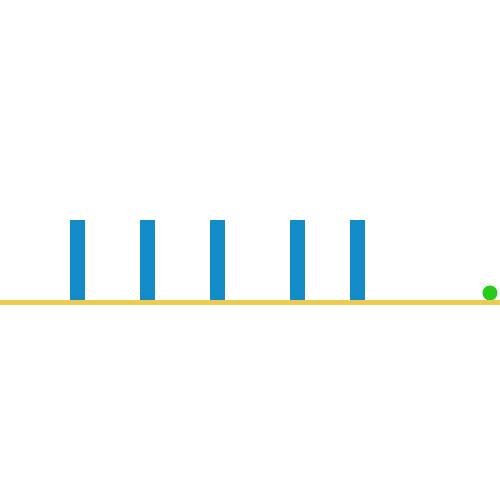
Frame 1 (no input)
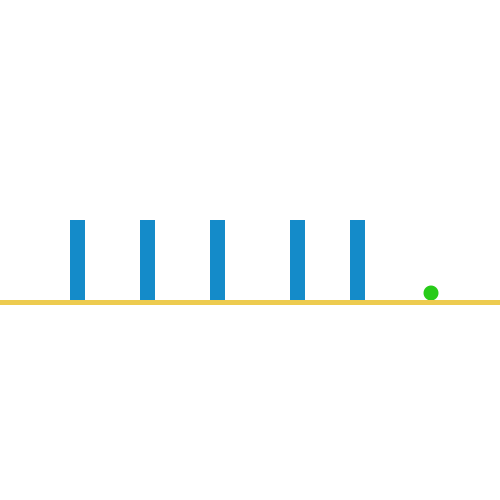
Frame 60 (the mouse pressed at the canvas centre just before this capture)
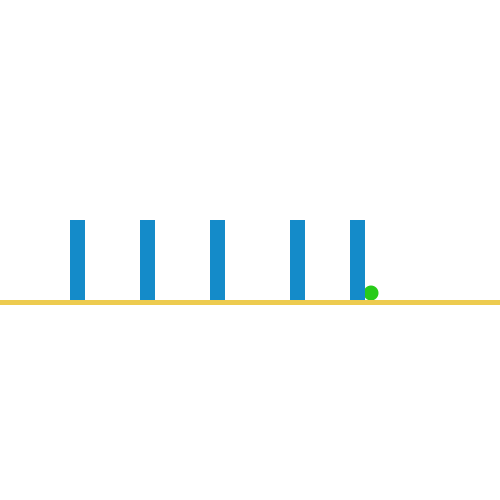
Frame 120 (the mouse held since frame 60 and released just before this capture)

The Processing sketch that drew these frames (run headless with seeded random() and noise(); from frame 60 on, the mouse is pressed at the canvas centre):

// Processing sketch: arielleray_chain_reaction
// ── arielleray_chain_reaction.pde
int x = 0;
int y = 0; 
int yPosition = 293;
int xPosition = 490;

int arx = 0;
int ary = 0;
int brx = 0;
int bry = 0;
int crx = 0;
int cry = 0;
int drx = 0;
int dry = 0;
int erx = 0;
int ery = 0;

void setup() {
  size(500, 500);
  background(0);
}

void draw() {
  background(255, 255, 255);

  //beggining ball
  fill(#27CB19);
  noStroke();
  ellipse(xPosition, yPosition, 15, 15);

  //path
  fill(#EDCB4F);
  noStroke();
  rect(0, 300, 500, 5);

  //block1
  fill(#148BC9);
  noStroke();
  rect(arx+350,ary+220, 15, 80);

  //block2
  fill(#148BC9);
  noStroke();
  rect(brx+290,bry+220, 15, 80);

  //block3
  fill(#148BC9);
  noStroke();
  rect(crx+210,cry+220, 15, 80);

  //block4
  fill(#148BC9);
  noStroke();
  rect(drx+140,dry+220, 15, 80);

  //block5
  fill(#148BC9);
  noStroke();
  rect(erx+70,ery+220, 15, 80);

  
  //ball rolls
  
  xPosition --;
  
  if (xPosition <= 365) {
    ary++;
  }
   if (xPosition <= 313) {
    bry++;
  }

 if (xPosition <= 233) {
    cry++;
  }

 if (xPosition <= 163) {
    dry++;
  }

 if (xPosition <= 93) {
    ery++;
  }
  

}
